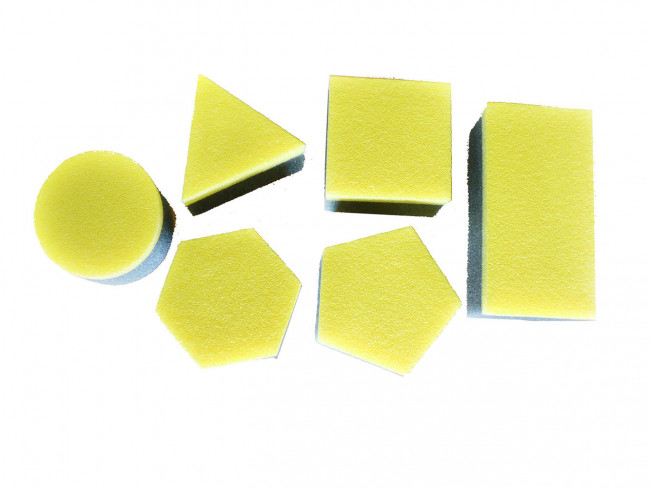
#> input picture PS_03/images/formas.jpg, 650 x 488 px
$ python 3.py
#> lines starting #> are read from the running program, lines starting #| are printed output that depends on the picture; after the words box and inside, x2 and y2 are one past the last pixel; in counts of white or black regions, pixels touching at a corner belong together
import cv2
import numpy as np
from matplotlib import pyplot as plt
import math

original = cv2.imread('images/formas.jpg')
#> original is the input picture: shape (488, 650, 3); mean B, G, R 204.5, 241.8, 242
img = cv2.imread('images/formas.jpg', 0)
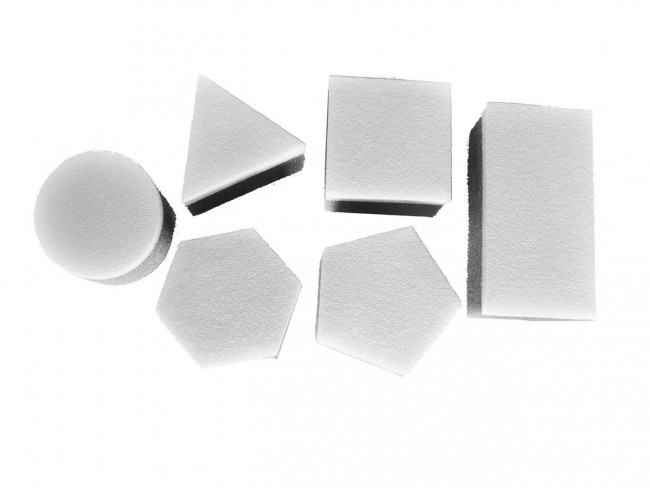
#> img: shape (488, 650); min 23, max 255, mean 237.6
img = cv2.GaussianBlur(img, (3, 3), 0)

def binarize_image():
    for x in range (img.shape[0]):
        for y in range (img.shape[1]):
            if(img[x][y] < 250):
                img[x][y] = 255
            else:
                img[x][y] = 0
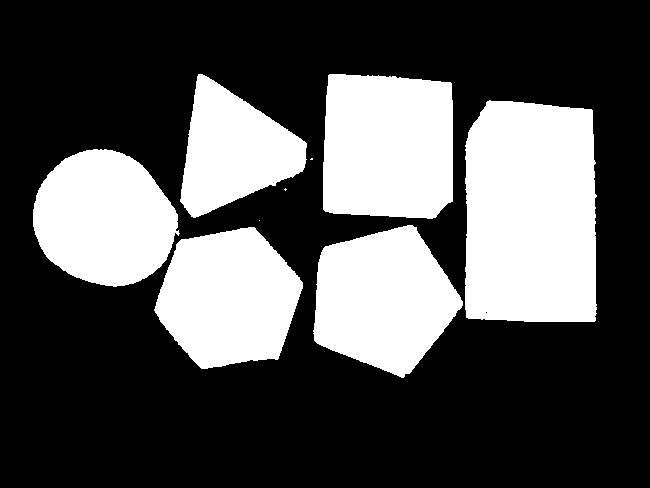
#> img: shape (488, 650); 32.3% white; 9 white regions (3 under 20 px), largest, box (x1, y1, x2, y2) and area: (465, 100, 597, 322) 27658, (323, 74, 453, 219) 17641, (313, 225, 463, 378) 15909, (154, 227, 303, 369) 15356, (33, 149, 180, 287) 15128, (180, 74, 307, 218) 10807

binarize_image()
binary = img.copy()

components, output, stats, centroids = cv2.connectedComponentsWithStats(img, connectivity=8)
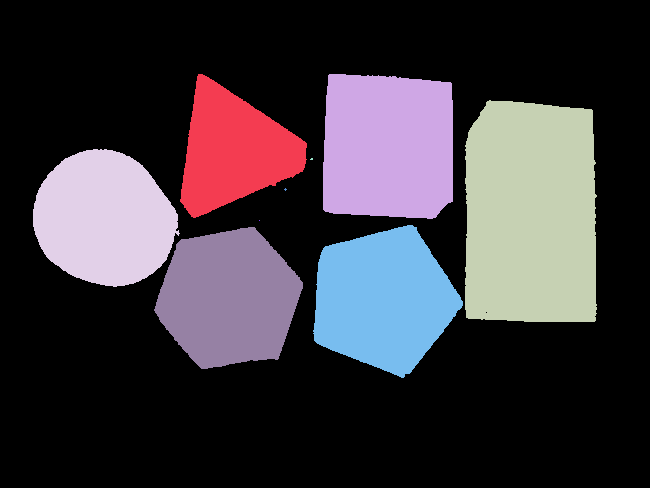
#> output: shape (488, 650) int32; 10 distinct labels, from 0 to 9; one colour per label, 0 black
#> components = 10; stats = [[0, 0, 650, 488, 214690], [180, 74, 127, 144, 10807], [323, 74, 130, 145, 17641], [465, 100, 132, 222, 27658], [33, 149, 147, 138, 15128], [310, 158, 3, 2, 5], [284, 188, 3, 3, 5], [259, 220, 1, 1, 1], [313, 225, 150, 153, 15909], [154, 227, 149, 142, 15356]]; centroids = [[315.5, 253.8], [233.3, 150], [387.5, 146.1], [530.5, 213.9], [103.8, 218.4], [311.2, 158.6], [285, 189], [259, 220], [382.6, 299.3], [228.1, 297.9]]
sizes = stats[1:, -1]
#> sizes = [10807, 17641, 27658, 15128, 5, 5, 1, 15909, 15356]
components = components - 1
#> components = 9
min_size = 1000
img_output = np.zeros((output.shape))
for i in range(components):
    if sizes[i] >= min_size:
        img_output[output == i + 1] = 255

img_output = np.uint8(img_output)
#> img_output: shape (488, 650); 32.3% white; 6 white regions
contours, _ = cv2.findContours(img_output,cv2.RETR_TREE,cv2.CHAIN_APPROX_SIMPLE)
#> contours = 7 contours, 1 with area under 20; largest, box (x1, y1, x2, y2) and area: (465, 100, 597, 322) 27328, (323, 74, 453, 219) 17387, (313, 225, 463, 378) 15692, (154, 227, 303, 369) 15144, (33, 149, 180, 287) 14926, (180, 74, 307, 218) 10609
img_output = cv2.cvtColor(img_output,cv2.COLOR_GRAY2RGB)

for i in range(len(contours)):
    if len(contours[i]) > 4:
        ellipse = cv2.fitEllipse(contours[i])
        cv2.ellipse(img_output,ellipse,(255,0,0),2)
        (x,y),(ma,MA),angle = ellipse
        theta = (angle+90) * np.pi/180
        xa =  int(round(x + MA/2 * np.cos(theta)))
        ya =  int(round(y + MA/2 * np.sin(theta)))
        xb =  int(round(x - MA/2 * np.cos(theta)))
        yb =  int(round(y - MA/2 * np.sin(theta)))
        cv2.line(img_output, (xa,ya), (xb,yb), (0,0,255), thickness=2, lineType=8)
        cv2.circle(img_output,(int(x), int(y)), 2, (0,255,0), 3)
#> this loop made 7 passes
#> (x, y, ma, MA, angle, theta, xa, ya) on passes 1, 2, 3, 4, 6, 7: (228.4, 298.3, 137.8, 140.3, 99.26, 3.3, 159, 287), (382.3, 299.6, 141.6, 147.1, 110.2, 3.49, 313, 274), (103.9, 218.3, 130.9, 146.3, 120.7, 3.68, 41, 181), (530.7, 225.1, 140.9, 292.8, 177.4, 4.67, 524, 79), (390.4, 147.8, 150.4, 180.4, 91.46, 3.17, 300, 146), (228.7, 148.8, 127.2, 133.4, 95.14, 3.23, 162, 143)
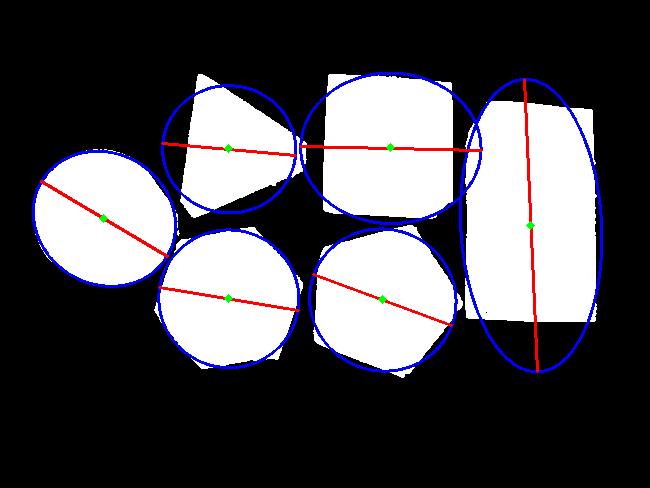
#> img_output: shape (488, 650, 3); mean B, G, R 84.4, 77.6, 79.8

cv2.imshow('Original', original)
cv2.imshow('Binary', binary)
cv2.imshow('Output', img_output)

while(1):
	key = cv2.waitKey(20) & 0xFF
#> (key Esc is pressed here)
	if key == 27:
		break

$ run again, with PS_03/images/lines_1.jpg copied over PS_03/images/formas.jpg
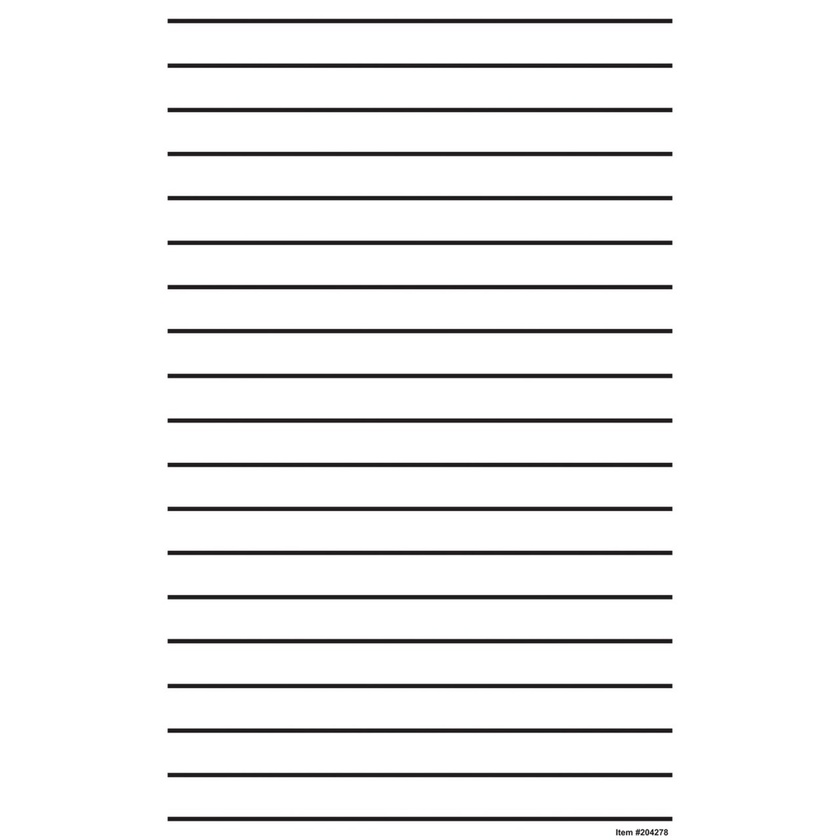
#> input picture PS_03/images/lines_1.jpg, 840 x 840 px, shrunk from 1280 x 1280 before the run
#> original is the input picture: shape (840, 840, 3); mean B, G, R 241.5, 241.4, 241.6
#> after the loop in binarize_image, `for x in range (img.shape[0]):`:
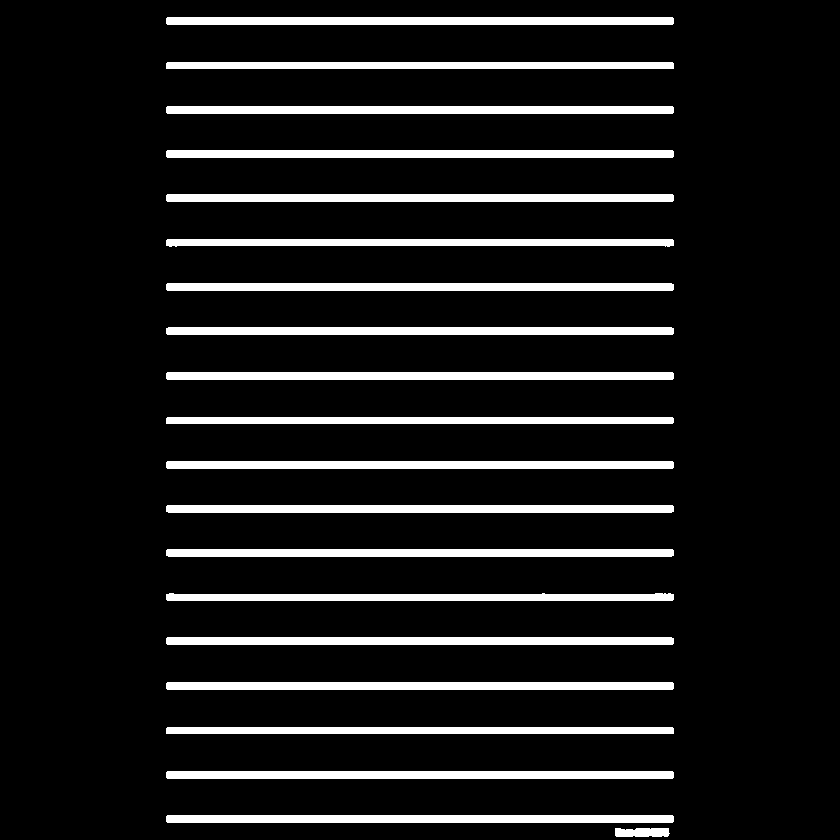
#> img: shape (840, 840); 10.6% white; 20 white regions, largest, box (x1, y1, x2, y2) and area: (166, 17, 674, 25) 4060, (166, 106, 674, 114) 4060, (166, 150, 674, 158) 4060
#> output: shape (840, 840) int32; 21 distinct labels, from 0 to 20
#> `components, output, stats, centroids = cv2.connectedComponentsWithStat..`: components = 21; stats = 21 rows, first 6: [0, 0, 840, 840, 630510], [166, 17, 508, 8, 4060], [166, 62, 508, 7, 3554], [166, 106, 508, 8, 4060], [166, 150, 508, 8, 4060], [166, 194, 508, 8, 4060]; centroids = 21 rows, first 8: [419.3, 419.2], [419.5, 20.5], [419.5, 65], [419.5, 109.5], [419.5, 153.5], [419.5, 197.5], [419.4, 242], [419.4, 286.5]
#> sizes = 20 values, max 4060 at index 0, min 459 at index 19, mean 3754.5
#> `components = components - 1`: components = 20
#> contours = 19 contours; largest, box (x1, y1, x2, y2) and area: (166, 815, 674, 823) 3547, (166, 771, 674, 779) 3547, (166, 682, 674, 690) 3547, (166, 461, 674, 469) 3547, (166, 372, 674, 380) 3547
#> the loop `for i in range(len(contours)):` made 19 passes
#> (x, y, ma, MA, angle, xa, ya, xb) on passes 1 to 8: (419.5, 818.5, 55.43, 509.1, 90, 165, 818, 674), (419.5, 774.5, 55.43, 509.1, 90, 165, 774, 674), (419.5, 730.5, 55.43, 509.1, 90, 165, 730, 674), (419.5, 685.5, 55.43, 509.1, 90, 165, 686, 674), (419.3, 640.7, 51.73, 509.2, 90.04, 165, 640, 674), (418.3, 596.7, 9.3, 663, 90.01, 87, 597, 750), (419.5, 552.2, 49.13, 509.2, 90, 165, 552, 674), (419.5, 508.2, 49.13, 509.2, 90, 165, 508, 674)
#> after the loop `for i in range(len(contours)):`:
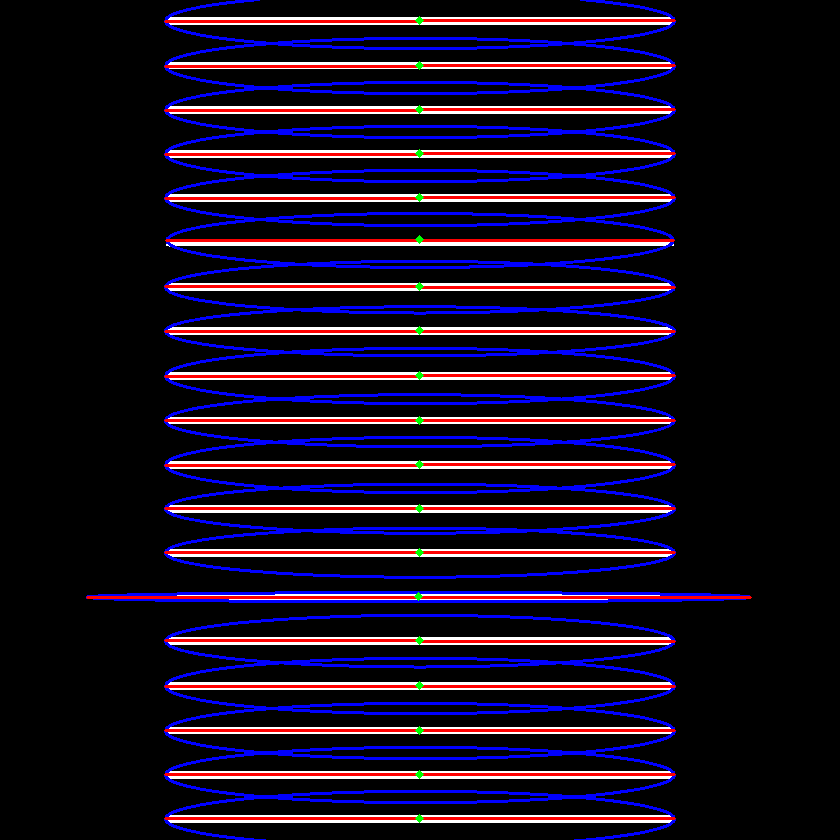
#> img_output: shape (840, 840, 3); mean B, G, R 35.9, 16.2, 26.4
